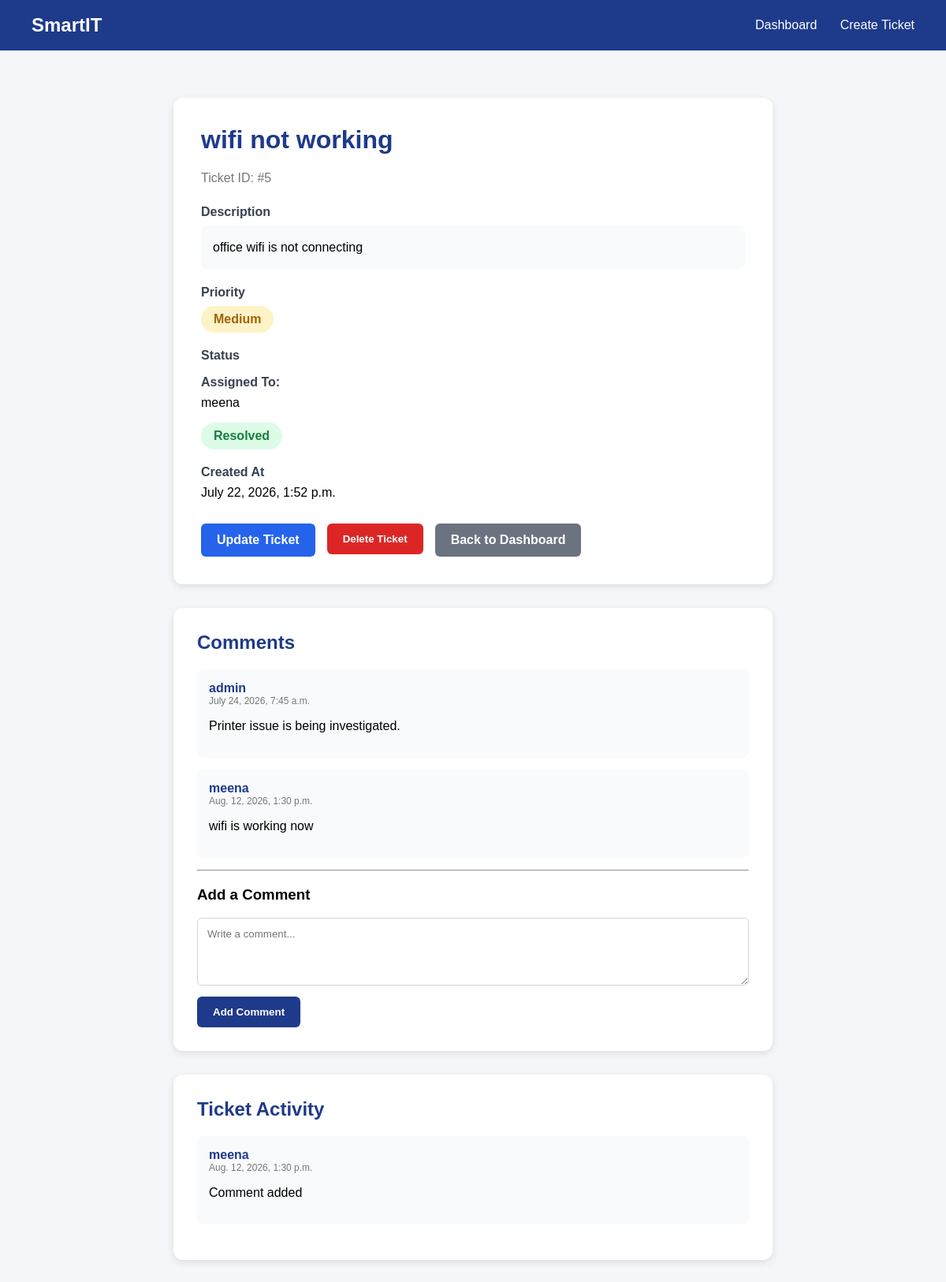
Screenshot of /tickets/5/ (signed in) with the database file from the repository.
### tickets/models.py (models this page shows, shortened)
class Ticket(models.Model):
    PRIORITY_CHOICES = [
        ('Low', 'Low'),
        ('Medium', 'Medium'),
        ('High', 'High'),
        ('Critical', 'Critical'),
    ]
    STATUS_CHOICES = [
        ('Open', 'Open'),
        ('In Progress', 'In Progress'),
        ('Resolved', 'Resolved'),
        ('Closed', 'Closed'),
    ]
    user = models.ForeignKey(
        User,
        on_delete=models.CASCADE,
        null=True,
        blank=True
    )
    assigned_to = models.ForeignKey(
        User,
        on_delete=models.SET_NULL,
        null=True,
        blank=True,
        related_name='assigned_tickets'
    )
    title = models.CharField(
        max_length=200
    )
    description = models.TextField()
    priority = models.CharField(
        max_length=20,
        choices=PRIORITY_CHOICES
    )
    status = models.CharField(
        max_length=20,
        choices=STATUS_CHOICES,
        default='Open'
    )
    created_at = models.DateTimeField(
        auto_now_add=True
    )

class Comment(models.Model):
    ticket = models.ForeignKey(
        Ticket,
        on_delete=models.CASCADE,
        related_name='comments'
    )
    user = models.ForeignKey(
        User,
        on_delete=models.CASCADE
    )
    text = models.TextField()
    created_at = models.DateTimeField(
        auto_now_add=True
    )

class TicketActivity(models.Model):
    ticket = models.ForeignKey(
        Ticket,
        on_delete=models.CASCADE,
        related_name='activities'
    )
    user = models.ForeignKey(
        User,
        on_delete=models.CASCADE
    )
    action = models.CharField(
        max_length=255
    )
    created_at = models.DateTimeField(
        auto_now_add=True
    )

### tickets/views.py (the view)
@login_required
def ticket_detail(request, ticket_id):
    ticket = get_object_or_404(
        Ticket,
        id=ticket_id
    )
    if request.method == "POST":
        form = CommentForm(request.POST)
        if form.is_valid():
            comment = form.save(
                commit=False
            )
            comment.ticket = ticket
            comment.user = request.user
            comment.save()
            TicketActivity.objects.create(
                ticket=ticket,
                user=request.user,
                action="Comment added"
            )
            return redirect(
                "ticket_detail",
                ticket_id=ticket.id
            )
    else:
        form = CommentForm()
    return render(
        request,
        "tickets/ticket_detail.html",
        {
            "ticket": ticket,
            "form": form
        }
    )

### tickets/forms.py
class CommentForm(forms.ModelForm):
    class Meta:
        model = Comment
        fields = [
            'text'
        ]
        widgets = {
            'text': forms.Textarea(
                attrs={
                    'rows': 4,
                    'placeholder': 'Write a comment...'
                }
            )
        }

### templates/tickets/ticket_detail.html (shortened to what this page needs)
<!DOCTYPE html>
<html lang="en">
<head>
</head>
<body>
    <div class="navbar">
        <div class="logo">
            SmartIT
        </div>
        <div class="nav-links">
            <a href="{% url 'dashboard' %}">
                Dashboard
            </a>
            <a href="{% url 'create_ticket' %}">
                Create Ticket
            </a>
        </div>
    </div>
    <div class="container">
        <div class="ticket-card">
            <h1>
                {{ ticket.title }}
            </h1>
            <p class="ticket-id">
                Ticket ID: #{{ ticket.id }}
            </p>
            <div class="detail">
                <strong>
                    Description
                </strong>
                <div class="description">
                    {{ ticket.description }}
                </div>
            </div>
            <div class="detail">
                <strong>
                    Priority
                </strong>
                <span class="badge {{ ticket.priority|lower }}">
                    {{ ticket.priority }}
                </span>
            </div>
            <div class="detail">
                <strong>
                    Status
                </strong>
                <p>
    <strong>Assigned To:</strong>
    {% if ticket.assigned_to %}
        {{ ticket.assigned_to.username }}
    {% else %}
        Not Assigned
    {% endif %}
</p>
                {% if ticket.status == "Open" %}
                    <span class="badge open">
                        {{ ticket.status }}
                    </span>
                {% elif ticket.status == "Resolved" %}
                    <span class="badge resolved">
                        {{ ticket.status }}
                    </span>
                {% else %}
                    <span class="badge in-progress">
                        {{ ticket.status }}
                    </span>
                {% endif %}
            </div>
            <div class="detail">
                <strong>
                    Created At
                </strong>
                {{ ticket.created_at }}
            </div>
            <div class="buttons">
    <a
        href="{% url 'update_ticket' ticket.id %}"
        class="btn update-btn"
    >
        Update Ticket
    </a>
    <form
        method="POST"
        action="{% url 'delete_ticket' ticket.id %}"
        style="display: inline;"
    >
        <button
            type="submit"
            class="btn delete-btn"
            onclick="return confirm('Are you sure you want to delete this ticket?');"
        >
            Delete Ticket
        </button>
    </form>
    <a
        href="{% url 'dashboard' %}"
        class="btn back-btn"
    >
        Back to Dashboard
    </a>
</div>
               </div>
        <div class="comments-section">
            <h2>
                Comments
            </h2>
            {% for comment in ticket.comments.all %}
                <div class="comment">
                    <div class="comment-user">
                        {{ comment.user.username }}
                    </div>
                    <div class="comment-date">
                        {{ comment.created_at }}
                    </div>
                    <p>
                        {{ comment.text }}
                    </p>
                </div>
            {% empty %}
                <p>
                    No comments yet. Be the first to comment!
                </p>
            {% endfor %}
            <hr>
            <h3>
                Add a Comment
            </h3>
            <form
                method="POST"
                class="comment-form"
            >
                {{ form.text }}
                <button
                    type="submit"
                    class="btn"
                >
                    Add Comment
                </button>
            </form>
               </div>
        <div class="comments-section">
            <h2>
                Ticket Activity
            </h2>
            {% for activity in ticket.activities.all %}
                <div class="comment">
                    <div class="comment-user">
                        {{ activity.user.username }}
                    </div>
                    <div class="comment-date">
                        {{ activity.created_at }}
                    </div>
                    <p>
                        {{ activity.action }}
                    </p>
                </div>
            {% empty %}
                <p>
                    No activity yet.
                </p>
            {% endfor %}
        </div>
    </div>
</body>
</html>

### templates/tickets/ticket_detail.html (style rules this page uses)
* { box-sizing: border-box; }
body { margin: 0; font-family: Arial, sans-serif; background: #f4f6f9; }
.navbar { background: #1e3a8a; color: white; padding: 18px 40px; display: flex; justify-content: space-between; align-items: center; }
.logo { font-size: 24px; font-weight: bold; }
.nav-links a { color: white; text-decoration: none; margin-left: 25px; }
.container { max-width: 800px; margin: 40px auto; padding: 20px; }
.ticket-card { background: white; padding: 35px; border-radius: 12px; box-shadow: 0 3px 10px rgba(0, 0, 0, 0.1); }
h1 { color: #1e3a8a; margin-top: 0; }
.ticket-id { color: #777; margin-bottom: 25px; }
.detail { margin: 20px 0; }
.detail strong { display: block; color: #374151; margin-bottom: 8px; }
.description { background: #f9fafb; padding: 15px; border-radius: 8px; line-height: 1.6; }
.badge { display: inline-block; padding: 8px 16px; border-radius: 20px; font-weight: bold; }
.resolved { background: #dcfce7; color: #15803d; }
.medium { background: #fef3c7; color: #a16207; }
.buttons { margin-top: 30px; display: flex; gap: 15px; flex-wrap: wrap; }
.btn { padding: 12px 20px; border-radius: 6px; text-decoration: none; color: white; font-weight: bold; border: none; cursor: pointer; }
.update-btn { background: #2563eb; }
.delete-btn { background: #dc2626; }
.back-btn { background: #6b7280; }
.comments-section { margin-top: 30px; background: white; padding: 30px; border-radius: 12px; box-shadow: 0 3px 10px rgba(0, 0, 0, 0.1); }
.comments-section h2 { color: #1e3a8a; margin-top: 0; }
.comment { background: #f9fafb; padding: 15px; margin: 15px 0; border-radius: 8px; }
.comment-user { font-weight: bold; color: #1e3a8a; }
.comment-date { color: #777; font-size: 12px; }
.comment-form textarea { width: 100%; padding: 12px; border: 1px solid #d1d5db; border-radius: 6px; resize: vertical; font-family: Arial, sans-serif; }
.comment-form button { margin-top: 10px; background: #1e3a8a; }

### rows the page displays
Ticket: title "wifi not working", id "5", description "office wifi is not connecting", priority "Medium", assigned_to.username "meena", status "Resolved", created_at "July 22, 2026, 1:52 p.m."
Comment: user.username "admin", created_at "July 24, 2026, 7:45 a.m.", text "Printer issue is being investigated."
Comment: user.username "meena", created_at "Aug. 12, 2026, 1:30 p.m.", text "wifi is working now"
TicketActivity: user.username "meena", created_at "Aug. 12, 2026, 1:30 p.m.", action "Comment added"
